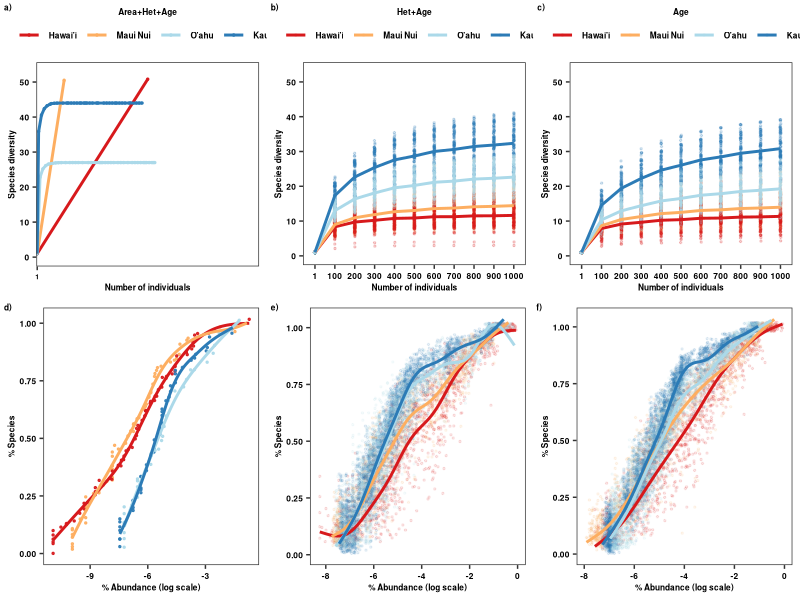
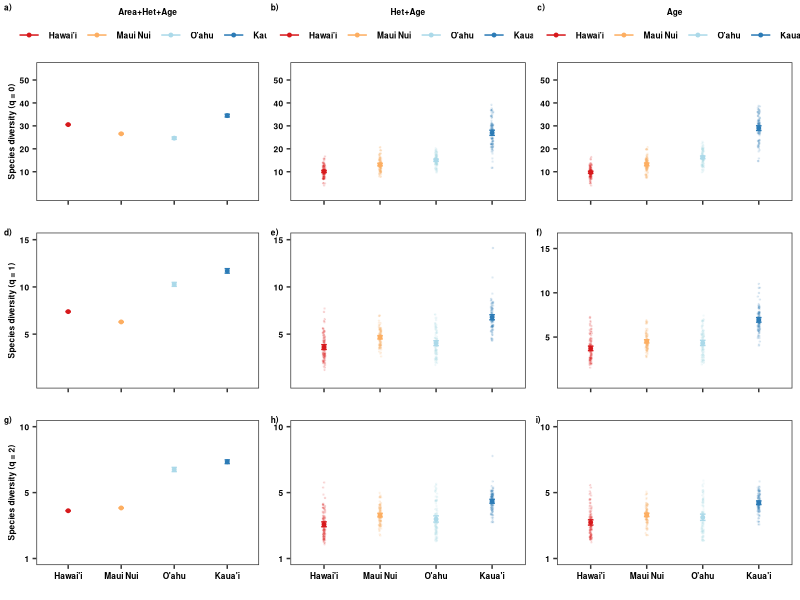

Recreate these plots in R, in order.
###############
# All natives #
# 7 plots #####
###############

require(tidyr)
require(dplyr)
require(ggplot2)
require(grid)
require(reshape2)
library(rms)

#colors:  scale_colour_manual(values=c("#d7191c","#fdae61","#abd9e9","#2c7bb6"))
#shapes: scale_shape_manual(values=c(15,16,17)

##################
# Scenario 1 #####
##################

SACs_1<-read.csv("Cleaned_Data/Scen1_Natives_SACs_GAMMestimates.csv")

HillN_1<-read.csv("Cleaned_Data/Scen1_Natives_HillNumbers.csv")

RAD_1<-read.csv("Cleaned_Data/Scen1_Natives_RAD_GAMMestimates.csv")


##################
# Scenario 2 #####
##################

SACs_2<-read.csv("Cleaned_Data/Scen2_Natives_SACs_GAMMestimates.csv")

HillN_2<-read.csv("Cleaned_Data/Scen2_Natives_7plots_HillN.csv")

RAD_2<-read.csv("Cleaned_Data/Scen2_Natives_RAD_GAMMestimates.csv")


##################
# Scenario 3 #####
##################

SACs_3<-read.csv("Cleaned_Data/Scen3_Natives_SACs_GAMMestimates.csv")

HillN_3<-read.csv("Cleaned_Data/Scen3_Natives_7plots_HillN.csv")

RAD_3<-read.csv("Cleaned_Data/Scen3_Natives_RAD_GAMMestimates.csv")

##################
# SACs ###########
##################

# Scenario 1

SACs_1$m<-as.factor(SACs_1$m)

SACs_1$geo_entity2<-as.character(SACs_1$geo_entity2)
SACs_1$geo_entity2<-ifelse(SACs_1$geo_entity2=="Hawai'i Island","Hawai'i",SACs_1$geo_entity2)
SACs_1$geo_entity2<-ifelse(SACs_1$geo_entity2=="Kaua'i Island","Kaua'i",SACs_1$geo_entity2)
SACs_1$geo_entity2<-ifelse(SACs_1$geo_entity2=="O'ahu Island","O'ahu",SACs_1$geo_entity2)
SACs_1$geo_entity2<-as.factor(SACs_1$geo_entity2)

SACs_1$geo_entity2<-as.factor(SACs_1$geo_entity2)
SACs_1$geo_entity2<-factor(SACs_1$geo_entity2,levels=c("Hawai'i","Maui Nui","O'ahu","Kaua'i"))

SACs_11<-ggplot(SACs_1,aes(x=m,y=qD,group=geo_entity2,color=geo_entity2))+ 
  geom_point(size=0.5)+
  scale_colour_manual(values=c("#d7191c","#fdae61","#abd9e9","#2c7bb6"))+
  scale_x_discrete(breaks=c(1,100,1000,2000, 3000, 4000, 5000, 6000, 7000, 8000, 9000,10000))+
  scale_y_continuous(limits=c(0,53),breaks=c(0,10, 20,30, 40,50))+
  geom_line(size=1)+
  ylab("Species diversity")+xlab("Number of individuals")+
  #scale_color_npg()+
  guides(colour=guide_legend(title="Area+Het+Age",title.position = "top"))+
  theme_bw()+theme(legend.position="top", axis.title.y=element_text(colour="black",face="bold",size=6),
                   axis.title.x=element_text(colour="black",face="bold",size=6),
                   axis.text.x=element_text(colour=c("black"),face="bold",size=5),
                   axis.text.y=element_text(colour=c("black"),face="bold",size=6),
                   legend.text=element_text(colour=c("black"),face="bold",size=6),
                   legend.title = element_text(colour=c("black"),face="bold",size=6),
                   legend.title.align = 0.5,
                   legend.margin =margin(t=0, r=0, b=0, l=0, unit="cm"),
                   panel.grid.major = element_blank(), panel.grid.minor = element_blank())


#Scenario 2

SACs_2$m<-as.factor(SACs_2$m)

SACs_2$geo_entity2<-as.character(SACs_2$geo_entity2)
SACs_2$geo_entity2<-ifelse(SACs_2$geo_entity2=="Hawai'i Island","Hawai'i",SACs_2$geo_entity2)
SACs_2$geo_entity2<-ifelse(SACs_2$geo_entity2=="Kaua'i Island","Kaua'i",SACs_2$geo_entity2)
SACs_2$geo_entity2<-ifelse(SACs_2$geo_entity2=="O'ahu Island","O'ahu",SACs_2$geo_entity2)
SACs_2$geo_entity2<-as.factor(SACs_2$geo_entity2)

SACs_2$geo_entity2<-as.factor(SACs_2$geo_entity2)
SACs_2$geo_entity2<-factor(SACs_2$geo_entity2,levels=c("Hawai'i","Maui Nui","O'ahu","Kaua'i"))

SACs_22<-ggplot(SACs_2,aes(x=m,y=qD,group=geo_entity2,color=geo_entity2))+ 
  geom_point(position = position_jitter(w = 0.02, h = 0),size=0.5,alpha=0.2)+
  geom_line(data=SACs_2,aes(x=m,y=qD_pred,group=geo_entity2,color=geo_entity2),size=1)+
  #geom_smooth(data=SACs_2,aes(x=m,y=qD_pred,group=geo_entity2,color=geo_entity2),size=1,se=FALSE,method="gam",formula=y~s(x))+
  scale_y_continuous(limits=c(0,53),breaks=c(0,10, 20,30, 40,50))+
  scale_colour_manual(values=c("#d7191c","#fdae61","#abd9e9","#2c7bb6"))+
  ylab("Species diversity")+xlab("Number of individuals")+
  #scale_color_npg()+
  guides(colour=guide_legend(title="Het+Age",title.position = "top"))+
  theme_bw()+theme(legend.position="top", axis.title.y=element_text(colour="black",face="bold",size=6),
                   axis.title.x=element_text(colour="black",face="bold",size=6),
                   axis.text.x=element_text(colour=c("black"),face="bold",size=6),
                   axis.text.y=element_text(colour=c("black"),face="bold",size=6),
                   legend.text=element_text(colour=c("black"),face="bold",size=6),
                   legend.title = element_text(colour=c("black"),face="bold",size=6),
                   legend.title.align = 0.5,
                   legend.margin =margin(t=0, r=0, b=0, l=0, unit="cm"),
                   panel.grid.major = element_blank(), panel.grid.minor = element_blank())


#Scenario 3

SACs_3$m<-as.factor(SACs_3$m)

SACs_3$geo_entity2<-as.character(SACs_3$geo_entity2)
SACs_3$geo_entity2<-ifelse(SACs_3$geo_entity2=="Hawai'i Island","Hawai'i",SACs_3$geo_entity2)
SACs_3$geo_entity2<-ifelse(SACs_3$geo_entity2=="Kaua'i Island","Kaua'i",SACs_3$geo_entity2)
SACs_3$geo_entity2<-ifelse(SACs_3$geo_entity2=="O'ahu Island","O'ahu",SACs_3$geo_entity2)
SACs_3$geo_entity2<-as.factor(SACs_3$geo_entity2)

SACs_3$geo_entity2<-as.factor(SACs_3$geo_entity2)
SACs_3$geo_entity2<-factor(SACs_3$geo_entity2,levels=c("Hawai'i","Maui Nui","O'ahu","Kaua'i"))


SACs_33<-ggplot(SACs_3,aes(x=m,y=qD,group=geo_entity2,color=geo_entity2))+ 
  geom_point(position = position_jitter(w = 0.02, h = 0),size=0.5,alpha=0.2)+
  geom_line(data=SACs_3,aes(x=m,y=qD_pred,group=geo_entity2,color=geo_entity2),size=1)+
  #geom_smooth(data=SACs_2,aes(x=m,y=qD_pred,group=geo_entity2,color=geo_entity2),size=1,se=FALSE,method="gam",formula=y~s(x))+
  scale_y_continuous(limits=c(0,53),breaks=c(0,10, 20,30, 40,50))+
  scale_colour_manual(values=c("#d7191c","#fdae61","#abd9e9","#2c7bb6"))+
  ylab("Species diversity")+xlab("Number of individuals")+
  #scale_color_npg()+
  guides(colour=guide_legend(title="Age",title.position = "top"))+
  theme_bw()+theme(legend.position="top", axis.title.y=element_text(colour="black",face="bold",size=6),
                   axis.title.x=element_text(colour="black",face="bold",size=6),
                   axis.text.x=element_text(colour=c("black"),face="bold",size=6),
                   axis.text.y=element_text(colour=c("black"),face="bold",size=6),
                   legend.text=element_text(colour=c("black"),face="bold",size=6),
                   legend.title = element_text(colour=c("black"),face="bold",size=6),
                   legend.title.align = 0.5,
                   legend.margin =margin(t=0, r=0, b=0, l=0, unit="cm"),
                   panel.grid.major = element_blank(), panel.grid.minor = element_blank())

##################
# RADs ###########
##################

##############
#Scenario 1  #
##############

RAD_1$geo_entity2<-as.character(RAD_1$geo_entity2)
RAD_1$geo_entity2<-ifelse(RAD_1$geo_entity2=="Hawai'i Island","Hawai'i",RAD_1$geo_entity2)
RAD_1$geo_entity2<-ifelse(RAD_1$geo_entity2=="Kaua'i Island","Kaua'i",RAD_1$geo_entity2)
RAD_1$geo_entity2<-ifelse(RAD_1$geo_entity2=="O'ahu Island","O'ahu",RAD_1$geo_entity2)
RAD_1$geo_entity2<-as.factor(RAD_1$geo_entity2)

RAD_1$geo_entity2<-as.factor(RAD_1$geo_entity2)
RAD_1$geo_entity2<-factor(RAD_1$geo_entity2,levels=c("Hawai'i","Maui Nui","O'ahu","Kaua'i"))


raDs_1<-ggplot(RAD_1,aes(y=Rank_N,x=log(RelAbund),group=geo_entity2,color=geo_entity2))+ 
  geom_point(position = position_jitter(w = 0, h = 0.02),size=0.5,alpha=0.9)+
  geom_smooth(data=RAD_1, aes(y=RankN_pred,x=log(RelAbund), group=geo_entity2, color=geo_entity2),method="gam", formula=y~s(x),size=1,se=FALSE)+
  scale_colour_manual(values=c("#d7191c","#fdae61","#abd9e9","#2c7bb6"))+
  ylab("% Species")+xlab("% Abundance (log scale)")+
  #scale_color_npg()+
  guides(colour=guide_legend(title=""))+
  theme_bw()+theme(axis.title.x=element_text(colour="black",face="bold",size=6),
                   axis.title.y=element_text(colour="black",face="bold",size=6),
                   axis.text.x=element_text(colour=c("black"),face="bold",size=6),
                   axis.text.y=element_text(colour=c("black"),face="bold",size=6),
                   legend.text=element_text(colour="black",face="bold",size=6),
                   legend.title.align = 0,
                   legend.position=c("none"),
                   legend.title=element_text(colour="black",face="bold",size=6),
                   legend.key.size = unit(2.5, 'lines'),
                   panel.grid.major = element_blank(), panel.grid.minor = element_blank())


#Scenario 2

RAD_2$geo_entity2<-as.character(RAD_2$geo_entity2)
RAD_2$geo_entity2<-ifelse(RAD_2$geo_entity2=="Hawai'i Island","Hawai'i",RAD_2$geo_entity2)
RAD_2$geo_entity2<-ifelse(RAD_2$geo_entity2=="Kaua'i Island","Kaua'i",RAD_2$geo_entity2)
RAD_2$geo_entity2<-ifelse(RAD_2$geo_entity2=="O'ahu Island","O'ahu",RAD_2$geo_entity2)
RAD_2$geo_entity2<-as.factor(RAD_2$geo_entity2)

RAD_2$geo_entity2<-as.factor(RAD_2$geo_entity2)
RAD_2$geo_entity2<-factor(RAD_2$geo_entity2,levels=c("Hawai'i","Maui Nui","O'ahu","Kaua'i"))


raDs_2<-ggplot(RAD_2,aes(y=Rank_N,x=log(RelAbund),group=geo_entity2,color=geo_entity2))+ 
  geom_point(position = position_jitter(w = 0, h = 0.02),size=0.5,alpha=0.1)+
  geom_smooth(data=RAD_2, aes(y=RankN_pred,x=log(RelAbund), group=geo_entity2, color=geo_entity2),method="gam", formula=y~s(x),size=1,se=FALSE)+
  scale_colour_manual(values=c("#d7191c","#fdae61","#abd9e9","#2c7bb6"))+
  ylab("% Species")+xlab("% Abundance (log scale)")+
  #scale_color_npg()+
  guides(colour=guide_legend(title=""))+
  theme_bw()+theme(axis.title.x=element_text(colour="black",face="bold",size=6),
                   axis.title.y=element_text(colour="black",face="bold",size=6),
                   axis.text.x=element_text(colour=c("black"),face="bold",size=6),
                   axis.text.y=element_text(colour=c("black"),face="bold",size=6),
                   legend.text=element_text(colour="black",face="bold",size=6),
                   legend.title.align = 0,
                   legend.position=c("none"),
                   legend.title=element_text(colour="black",face="bold",size=6),
                   legend.key.size = unit(2.5, 'lines'),
                   panel.grid.major = element_blank(), panel.grid.minor = element_blank())


#Scenario 3

RAD_3$geo_entity2<-as.character(RAD_3$geo_entity2)
RAD_3$geo_entity2<-ifelse(RAD_3$geo_entity2=="Hawai'i Island","Hawai'i",RAD_3$geo_entity2)
RAD_3$geo_entity2<-ifelse(RAD_3$geo_entity2=="Kaua'i Island","Kaua'i",RAD_3$geo_entity2)
RAD_3$geo_entity2<-ifelse(RAD_3$geo_entity2=="O'ahu Island","O'ahu",RAD_3$geo_entity2)
RAD_3$geo_entity2<-as.factor(RAD_3$geo_entity2)

RAD_3$geo_entity2<-as.factor(RAD_3$geo_entity2)
RAD_3$geo_entity2<-factor(RAD_3$geo_entity2,levels=c("Hawai'i","Maui Nui","O'ahu","Kaua'i"))

raDs_3<-ggplot(RAD_3,aes(y=Rank_N,x=log(RelAbund),group=geo_entity2,color=geo_entity2))+ 
  geom_point(position = position_jitter(w = 0, h = 0.02),size=0.5,alpha=0.1)+
  geom_smooth(data=RAD_3, aes(y=RankN_pred,x=log(RelAbund), group=geo_entity2, color=geo_entity2),method="gam", formula=y~s(x),size=1,se=FALSE)+
  scale_colour_manual(values=c("#d7191c","#fdae61","#abd9e9","#2c7bb6"))+
  ylab("% Species")+xlab("% Abundance (log scale)")+
  #scale_color_npg()+
  guides(colour=guide_legend(title=""))+
  theme_bw()+theme(axis.title.x=element_text(colour="black",face="bold",size=6),
                   axis.title.y=element_text(colour="black",face="bold",size=6),
                   axis.text.x=element_text(colour=c("black"),face="bold",size=6),
                   axis.text.y=element_text(colour=c("black"),face="bold",size=6),
                   legend.text=element_text(colour="black",face="bold",size=6),
                   legend.title.align = 0,
                   legend.position=c("none"),
                   legend.title=element_text(colour="black",face="bold",size=6),
                   legend.key.size = unit(2.5, 'lines'),
                   panel.grid.major = element_blank(), panel.grid.minor = element_blank())

############
# merge ####
############

require(cowplot)

# just SACs & RADs

togg2<-plot_grid(SACs_11,SACs_22,SACs_33,raDs_1,raDs_2,raDs_3,
                 labels=c("a)","b)","c)","d)","e)","f)"),label_size = 6,
                 ncol=3)

png(filename="Figures/SACs_RADs_Natives_7plots_Fig2.png", 
    units="in", 
    width=8, 
    height=6, 
    pointsize=2, 
    res=400)

togg2

dev.off()

#############
# Hill N ####
#############

HillN_1$Scenario<-"I"
HillN_1$iteration<-1

HillN_2$Scenario<-"II"

HillN_3$Scenario<-"III"

HillNN<-rbind.data.frame(HillN_1, HillN_2, HillN_3)

HillNN$geo_entity2<-as.character(HillNN$geo_entity2)
HillNN$geo_entity2<-ifelse(HillNN$geo_entity2=="O'ahu Island (incl. Mokoli'i Islet)","O'ahu",HillNN$geo_entity2)
HillNN$geo_entity2<-ifelse(HillNN$geo_entity2=="O'ahu Island","O'ahu",HillNN$geo_entity2)
HillNN$geo_entity2<-ifelse(HillNN$geo_entity2=="Hawai'i Island","Hawai'i",HillNN$geo_entity2)
HillNN$geo_entity2<-ifelse(HillNN$geo_entity2=="Kaua'i Island","Kaua'i",HillNN$geo_entity2)

HillNN$geo_entity2<-as.factor(HillNN$geo_entity2)
HillNN$geo_entity2<-factor(HillNN$geo_entity2,levels=c("Hawai'i","Maui Nui","O'ahu","Kaua'i"))

HillNN$order<-as.factor(HillNN$order)

HillNN$geo_order<-paste(HillNN$geo_entity2,HillNN$order,sep="_")

HillNN$geo_order<-factor(HillNN$geo_order,levels=c("Hawai'i_0","Hawai'i_1","Hawai'i_2","Maui Nui_0","Maui Nui_1","Maui Nui_2",
                                                   "O'ahu_0","O'ahu_1","O'ahu_2","Kaua'i_0","Kaua'i_1","Kaua'i_2"))

###########################################
# summarize data (except for Scenario 1)   #
###########################################

HillNN_minus<-filter(HillNN,Scenario!="I")

HillNN_minus<- HillNN_minus %>%
  group_by(geo_entity2,Scenario, order) %>%
  do(data.frame(rbind(smean.cl.boot(.$qD, B=1000))))

colnames(HillNN_minus)[4]<-"qD"
colnames(HillNN_minus)[5]<-"qD.LCL"
colnames(HillNN_minus)[6]<-"qD.UCL"

Hill_Sc1<-filter(HillNN,Scenario=="I")
Hill_Sc1<-select(Hill_Sc1, geo_entity2, Scenario, order, qD, qD.LCL, qD.UCL)

HillNN_f<-rbind.data.frame(HillNN_minus,Hill_Sc1)

HillNN_f$geo_order<-paste(HillNN_f$geo_entity2,HillNN_f$order,sep="_")

HillNN_f$geo_order<-as.factor(HillNN_f$geo_order)

HillNN_f$geo_order<-factor(HillNN_f$geo_order,levels=c("Hawai'i_0","Hawai'i_1","Hawai'i_2","Maui Nui_0","Maui Nui_1","Maui Nui_2",
                                                       "O'ahu_0","O'ahu_1","O'ahu_2","Kaua'i_0","Kaua'i_1","Kaua'i_2"))


HillNN_f$geo_entity2<-factor(HillNN_f$geo_entity2,levels=c("Hawai'i","Maui Nui","O'ahu","Kaua'i"))

HillNN_f<-ungroup(HillNN_f)

##############################
# order x island x scenario  #
##############################

HillNN_f$Scenario<-as.character(HillNN_f$Scenario)
HillNN_f$Scenario<-ifelse(HillNN_f$Scenario=="I","Area+Het+Age",HillNN_f$Scenario)
HillNN_f$Scenario<-ifelse(HillNN_f$Scenario=="II","Het+Age",HillNN_f$Scenario)
HillNN_f$Scenario<-ifelse(HillNN_f$Scenario=="III","Age",HillNN_f$Scenario)
HillNN_f$Scenario<-as.factor(HillNN_f$Scenario)

HillNN_f$Scenario<-factor(HillNN_f$Scenario,levels=c("Area+Het+Age","Het+Age","Age"))

HillNN_f<- HillNN_f%>%
  unite( "Scen_Order", c("Scenario","order"),remove=FALSE)

HillNN$Scenario<-as.character(HillNN$Scenario)
HillNN$Scenario<-ifelse(HillNN$Scenario=="I","Area+Het+Age",HillNN$Scenario)
HillNN$Scenario<-ifelse(HillNN$Scenario=="II","Het+Age",HillNN$Scenario)
HillNN$Scenario<-ifelse(HillNN$Scenario=="III","Age",HillNN$Scenario)
HillNN$Scenario<-as.factor(HillNN$Scenario)

HillNN$Scenario<-factor(HillNN$Scenario,levels=c("Area+Het+Age","Het+Age","Age"))

HillNN<- HillNN%>%
         unite( "Scen_Order", c("Scenario","order"),remove=FALSE)


# Scen1 + order 0

H_Sc1_Or0<-filter(HillNN, Scen_Order=="Area+Het+Age_0")

H_f_Sc1_Or0<-filter(HillNN_f, Scen_Order=="Area+Het+Age_0")

Hill_Sc1_Or0<-ggplot(H_Sc1_Or0, aes(x=geo_entity2,y=qD,group=geo_entity2,color=geo_entity2))+
  geom_point(data=H_Sc1_Or0, aes(x=geo_entity2,y=qD,color=geo_entity2),position = position_jitter(w = 0.02, h = 0),size=0.25,alpha=0.1)+
  
  geom_point(data=H_f_Sc1_Or0, aes(x=geo_entity2,y=qD,group=geo_entity2, colour=geo_entity2),size=1)+
  geom_errorbar(data=H_f_Sc1_Or0,aes(ymin=qD.LCL,ymax=qD.UCL,group=geo_entity2, colour=geo_entity2),width=0.1)+
  
  #scale_color_d3(palette="category20c")+
  scale_colour_manual(values=c("#d7191c","#fdae61","#abd9e9","#2c7bb6"))+
  scale_y_continuous(limits=c(0, 55),breaks=c(10,20,30,40,50,60),labels=c("10","20","30","40","50","60"))+
  # scale_shape_manual(values=c(17,15,16))+
  #facet_grid(order~Scenario,scales="free_y")+
  labs(x="",y="Species diversity (q = 0)")+
  guides(colour=guide_legend(title="Area+Het+Age",title.position = "top", hjust=0.5))+
  theme_bw()+theme(plot.title = element_text(colour="black",face="bold",size=7,hjust=0.5,vjust=0),
                  axis.title.x=element_text(colour="black",face="bold",size=6),
                   axis.title.y=element_text(colour="black",face="bold",size=6),
                   axis.text.x=element_blank(),
                   axis.text.y=element_text(colour=c("black"),face="bold",size=6),
                   strip.background = element_rect(fill="transparent",colour="black"),
                   strip.text=element_text(face="bold",size=6),
                   legend.text=element_text(colour=c("black"),face="bold",size=6),
                   legend.title = element_text(colour=c("black"),face="bold",size=6),
                   legend.title.align = 0.5,
                  legend.margin=margin(t=0.00, r=0, b=0, l=0, unit="cm"),
                   legend.position=c("top"),
                   #legend.margin =margin(t=0, r=0, b=0, l=0, unit="cm"),
                   panel.grid.major = element_blank(), panel.grid.minor = element_blank())

# Scen2 + order 0

H_Sc2_Or0<-filter(HillNN, Scen_Order=="Het+Age_0")

H_f_Sc2_Or0<-filter(HillNN_f, Scen_Order=="Het+Age_0")

Hill_Sc2_Or0<-ggplot(H_Sc2_Or0, aes(x=geo_entity2,y=qD,group=geo_entity2,color=geo_entity2))+
  geom_point(data=H_Sc2_Or0, aes(x=geo_entity2,y=qD,color=geo_entity2),position = position_jitter(w = 0.02, h = 0),size=0.25,alpha=0.1)+
  
  geom_point(data=H_f_Sc2_Or0, aes(x=geo_entity2,y=qD,group=geo_entity2, colour=geo_entity2),size=1)+
  geom_errorbar(data=H_f_Sc2_Or0,aes(ymin=qD.LCL,ymax=qD.UCL,group=geo_entity2, colour=geo_entity2),width=0.1)+
  
  #scale_color_d3(palette="category20c")+
  scale_colour_manual(values=c("#d7191c","#fdae61","#abd9e9","#2c7bb6"))+
  scale_y_continuous(limits=c(0, 55),breaks=c(10,20,30,40,50,60),labels=c("10","20","30","40","50","60"))+
  # scale_shape_manual(values=c(17,15,16))+
  #facet_grid(order~Scenario,scales="free_y")+
  labs(x="",y="Species diversity")+
  guides(colour=guide_legend(title="Het+Age",title.position = "top", hjust=0.5))+
  theme_bw()+theme(plot.title = element_text(colour="black",face="bold",size=7,hjust=0.5,vjust=0),
                   axis.title.x=element_text(colour="black",face="bold",size=6),
                   axis.title.y=element_blank(),
                   axis.text.x=element_blank(),
                   axis.text.y=element_text(colour=c("black"),face="bold",size=6),
                   strip.background = element_rect(fill="transparent",colour="black"),
                   strip.text=element_text(face="bold",size=6),
                   legend.text=element_text(colour=c("black"),face="bold",size=6),
                   legend.title = element_text(colour=c("black"),face="bold",size=6),
                   legend.title.align = 0.5,
                   legend.margin=margin(t=0.00, r=0, b=0, l=0, unit="cm"),
                   legend.position=c("top"),
                   #legend.margin =margin(t=0, r=0, b=0, l=0, unit="cm"),
                   panel.grid.major = element_blank(), panel.grid.minor = element_blank())


# Scen3 + order 0

H_Sc3_Or0<-filter(HillNN, Scen_Order=="Age_0")

H_f_Sc3_Or0<-filter(HillNN_f, Scen_Order=="Age_0")

Hill_Sc3_Or0<-ggplot(H_Sc3_Or0, aes(x=geo_entity2,y=qD,group=geo_entity2,color=geo_entity2))+
  geom_point(data=H_Sc3_Or0, aes(x=geo_entity2,y=qD,color=geo_entity2),position = position_jitter(w = 0.02, h = 0),size=0.25,alpha=0.1)+
  
  geom_point(data=H_f_Sc3_Or0, aes(x=geo_entity2,y=qD,group=geo_entity2, colour=geo_entity2),size=1)+
  geom_errorbar(data=H_f_Sc3_Or0,aes(ymin=qD.LCL,ymax=qD.UCL,group=geo_entity2, colour=geo_entity2),width=0.1)+
  
  #scale_color_d3(palette="category20c")+
  scale_colour_manual(values=c("#d7191c","#fdae61","#abd9e9","#2c7bb6"))+
  scale_y_continuous(limits=c(0, 55),breaks=c(10,20,30,40,50,60),labels=c("10","20","30","40","50","60"))+
  # scale_shape_manual(values=c(17,15,16))+
  #facet_grid(order~Scenario,scales="free_y")+
  labs(x="",y="Species diversity")+
  guides(colour=guide_legend(title="Age",title.position = "top", hjust=0.5))+
  theme_bw()+theme(plot.title = element_text(colour="black",face="bold",size=7,hjust=0.5,vjust=0),
                   axis.title.x=element_text(colour="black",face="bold",size=6),
                   axis.title.y=element_blank(),
                   axis.text.x=element_blank(),
                   axis.text.y=element_text(colour=c("black"),face="bold",size=6),
                   strip.background = element_rect(fill="transparent",colour="black"),
                   strip.text=element_text(face="bold",size=6),
                   legend.text=element_text(colour=c("black"),face="bold",size=6),
                   legend.title = element_text(colour=c("black"),face="bold",size=6),
                   legend.title.align = 0.5,
                   legend.margin=margin(t=0.00, r=0, b=0, l=0, unit="cm"),
                   legend.position=c("top"),
                   #legend.margin =margin(t=0, r=0, b=0, l=0, unit="cm"),
                   panel.grid.major = element_blank(), panel.grid.minor = element_blank())

# Scen1 + order 1

H_Sc1_Or1<-filter(HillNN, Scen_Order=="Area+Het+Age_1")

H_f_Sc1_Or1<-filter(HillNN_f, Scen_Order=="Area+Het+Age_1")

Hill_Sc1_Or1<-ggplot(H_Sc1_Or1, aes(x=geo_entity2,y=qD,group=geo_entity2,color=geo_entity2))+
  geom_point(data=H_Sc1_Or1, aes(x=geo_entity2,y=qD,color=geo_entity2),position = position_jitter(w = 0.02, h = 0),size=0.25,alpha=0.1)+
  
  geom_point(data=H_f_Sc1_Or1, aes(x=geo_entity2,y=qD,group=geo_entity2, colour=geo_entity2),size=1)+
  geom_errorbar(data=H_f_Sc1_Or1,aes(ymin=qD.LCL,ymax=qD.UCL,group=geo_entity2, colour=geo_entity2),width=0.1)+
  
  #scale_color_d3(palette="category20c")+
  scale_colour_manual(values=c("#d7191c","#fdae61","#abd9e9","#2c7bb6"))+
  scale_y_continuous(limits=c(0, 15),breaks=c(5,10,15),labels=c("5","10","15"))+
  # scale_shape_manual(values=c(17,15,16))+
  #facet_grid(order~Scenario,scales="free_y")+
  labs(x="",y="Species diversity (q = 1)")+
  guides(colour=guide_legend(title="",title.position = "top", hjust=0.5))+
  theme_bw()+theme(axis.title.x=element_text(colour="black",face="bold",size=6),
                   axis.title.y=element_text(colour="black",face="bold",size=6),
                   axis.text.x=element_blank(),
                   axis.text.y=element_text(colour=c("black"),face="bold",size=6),
                   strip.background = element_rect(fill="transparent",colour="black"),
                   strip.text=element_text(face="bold",size=6),
                   legend.text=element_text(colour=c("black"),face="bold",size=6),
                   legend.title = element_text(colour=c("black"),face="bold",size=6),
                   legend.title.align = 0.5,
                   legend.margin=margin(t=0.05, r=0, b=0, l=0, unit="cm"),
                   legend.position=c("none"),
                   #legend.margin =margin(t=0, r=0, b=0, l=0, unit="cm"),
                   panel.grid.major = element_blank(), panel.grid.minor = element_blank())

# Scen2 + order 1

H_Sc2_Or1<-filter(HillNN, Scen_Order=="Het+Age_1")

H_f_Sc2_Or1<-filter(HillNN_f, Scen_Order=="Het+Age_1")

Hill_Sc2_Or1<-ggplot(H_Sc2_Or1, aes(x=geo_entity2,y=qD,group=geo_entity2,color=geo_entity2))+
  geom_point(data=H_Sc2_Or1, aes(x=geo_entity2,y=qD,color=geo_entity2),position = position_jitter(w = 0.02, h = 0),size=0.25,alpha=0.1)+
  
  geom_point(data=H_f_Sc2_Or1, aes(x=geo_entity2,y=qD,group=geo_entity2, colour=geo_entity2),size=1)+
  geom_errorbar(data=H_f_Sc2_Or1,aes(ymin=qD.LCL,ymax=qD.UCL,group=geo_entity2, colour=geo_entity2),width=0.1)+
  
  #scale_color_d3(palette="category20c")+
  scale_colour_manual(values=c("#d7191c","#fdae61","#abd9e9","#2c7bb6"))+
  scale_y_continuous(limits=c(0, 15),breaks=c(5,10,15),labels=c("5","10","15"))+
  # scale_shape_manual(values=c(17,15,16))+
  #facet_grid(order~Scenario,scales="free_y")+
  labs(x="",y="Species diversity")+
  guides(colour=guide_legend(title="",title.position = "top", hjust=0.5))+
  theme_bw()+theme(axis.title.x=element_text(colour="black",face="bold",size=6),
                   axis.title.y=element_blank(),
                   axis.text.x=element_blank(),
                   axis.text.y=element_text(colour=c("black"),face="bold",size=6),
                   strip.background = element_rect(fill="transparent",colour="black"),
                   strip.text=element_text(face="bold",size=6),
                   legend.text=element_text(colour=c("black"),face="bold",size=6),
                   legend.title = element_text(colour=c("black"),face="bold",size=6),
                   legend.title.align = 0.5,
                   legend.margin=margin(t=0.05, r=0, b=0, l=0, unit="cm"),
                   legend.position=c("none"),
                   #legend.margin =margin(t=0, r=0, b=0, l=0, unit="cm"),
                   panel.grid.major = element_blank(), panel.grid.minor = element_blank())

# Scen3 + order 1

H_Sc3_Or1<-filter(HillNN, Scen_Order=="Age_1")

H_f_Sc3_Or1<-filter(HillNN_f, Scen_Order=="Age_1")

Hill_Sc3_Or1<-ggplot(H_Sc3_Or1, aes(x=geo_entity2,y=qD,group=geo_entity2,color=geo_entity2))+
  geom_point(data=H_Sc3_Or1, aes(x=geo_entity2,y=qD,color=geo_entity2),position = position_jitter(w = 0.02, h = 0),size=0.25,alpha=0.1)+
  
  geom_point(data=H_f_Sc3_Or1, aes(x=geo_entity2,y=qD,group=geo_entity2, colour=geo_entity2),size=1)+
  geom_errorbar(data=H_f_Sc3_Or1,aes(ymin=qD.LCL,ymax=qD.UCL,group=geo_entity2, colour=geo_entity2),width=0.1)+
  
  #scale_color_d3(palette="category20c")+
  scale_colour_manual(values=c("#d7191c","#fdae61","#abd9e9","#2c7bb6"))+
  scale_y_continuous(limits=c(0, 16),breaks=c(5,10,15),labels=c("5","10","15"))+
  # scale_shape_manual(values=c(17,15,16))+
  #facet_grid(order~Scenario,scales="free_y")+
  labs(x="",y="Species diversity")+
  guides(colour=guide_legend(title="",title.position = "top", hjust=0.5))+
  theme_bw()+theme(axis.title.x=element_text(colour="black",face="bold",size=6),
                   axis.title.y=element_blank(),
                   axis.text.x=element_blank(),
                   axis.text.y=element_text(colour=c("black"),face="bold",size=6),
                   strip.background = element_rect(fill="transparent",colour="black"),
                   strip.text=element_text(face="bold",size=6),
                   legend.text=element_text(colour=c("black"),face="bold",size=6),
                   legend.title = element_text(colour=c("black"),face="bold",size=6),
                   legend.title.align = 0.5,
                   legend.margin=margin(t=0.05, r=0, b=0, l=0, unit="cm"),
                   legend.position=c("none"),
                   #legend.margin =margin(t=0, r=0, b=0, l=0, unit="cm"),
                   panel.grid.major = element_blank(), panel.grid.minor = element_blank())

# Scen1 + order 2

H_Sc1_Or2<-filter(HillNN, Scen_Order=="Area+Het+Age_2")

H_f_Sc1_Or2<-filter(HillNN_f, Scen_Order=="Area+Het+Age_2")

Hill_Sc1_Or2<-ggplot(H_Sc1_Or2, aes(x=geo_entity2,y=qD,group=geo_entity2,color=geo_entity2))+
  geom_point(data=H_Sc1_Or2, aes(x=geo_entity2,y=qD,color=geo_entity2),position = position_jitter(w = 0.02, h = 0),size=0.25,alpha=0.1)+
  
  geom_point(data=H_f_Sc1_Or2, aes(x=geo_entity2,y=qD,group=geo_entity2, colour=geo_entity2),size=1)+
  geom_errorbar(data=H_f_Sc1_Or2,aes(ymin=qD.LCL,ymax=qD.UCL,group=geo_entity2, colour=geo_entity2),width=0.1)+
  
  #scale_color_d3(palette="category20c")+
  scale_colour_manual(values=c("#d7191c","#fdae61","#abd9e9","#2c7bb6"))+
  scale_y_continuous(limits=c(0, 10),breaks=c(0,5,10),labels=c("1","5","10"))+
  # scale_shape_manual(values=c(17,15,16))+
  #facet_grid(order~Scenario,scales="free_y")+
  labs(x="",y="Species diversity (q = 2)")+
  guides(colour=guide_legend(title="",title.position = "top", hjust=0.5))+
  theme_bw()+theme(axis.title.x=element_text(colour="black",face="bold",size=6),
                   axis.title.y=element_text(colour="black",face="bold",size=6),
                   axis.text.x=element_text(colour="black",face="bold",size=6),
                   axis.text.y=element_text(colour=c("black"),face="bold",size=6),
                   strip.background = element_rect(fill="transparent",colour="black"),
                   strip.text=element_text(face="bold",size=6),
                   legend.text=element_text(colour=c("black"),face="bold",size=6),
                   legend.title = element_text(colour=c("black"),face="bold",size=6),
                   legend.title.align = 0.5,
                   legend.margin=margin(t=0.05, r=0, b=0, l=0, unit="cm"),
                   legend.position=c("none"),
                   #legend.margin =margin(t=0, r=0, b=0, l=0, unit="cm"),
                   panel.grid.major = element_blank(), panel.grid.minor = element_blank())

# Scen2 + order 2

H_Sc2_Or2<-filter(HillNN, Scen_Order=="Het+Age_2")

H_f_Sc2_Or2<-filter(HillNN_f, Scen_Order=="Het+Age_2")

Hill_Sc2_Or2<-ggplot(H_Sc2_Or2, aes(x=geo_entity2,y=qD,group=geo_entity2,color=geo_entity2))+
  geom_point(data=H_Sc2_Or2, aes(x=geo_entity2,y=qD,color=geo_entity2),position = position_jitter(w = 0.02, h = 0),size=0.25,alpha=0.1)+
  
  geom_point(data=H_f_Sc2_Or2, aes(x=geo_entity2,y=qD,group=geo_entity2, colour=geo_entity2),size=1)+
  geom_errorbar(data=H_f_Sc2_Or2,aes(ymin=qD.LCL,ymax=qD.UCL,group=geo_entity2, colour=geo_entity2),width=0.1)+
  
  #scale_color_d3(palette="category20c")+
  scale_colour_manual(values=c("#d7191c","#fdae61","#abd9e9","#2c7bb6"))+
  scale_y_continuous(limits=c(0, 10),breaks=c(0,5,10),labels=c("1","5","10"))+
  # scale_shape_manual(values=c(17,15,16))+
  #facet_grid(order~Scenario,scales="free_y")+
  labs(x="",y="Species diversity")+
  guides(colour=guide_legend(title="",title.position = "top", hjust=0.5))+
  theme_bw()+theme(axis.title.x=element_text(colour="black",face="bold",size=6),
                   axis.title.y=element_blank(),
                   axis.text.x=element_text(colour="black",face="bold",size=6),
                   axis.text.y=element_text(colour=c("black"),face="bold",size=6),
                   strip.background = element_rect(fill="transparent",colour="black"),
                   strip.text=element_text(face="bold",size=6),
                   legend.text=element_text(colour=c("black"),face="bold",size=6),
                   legend.title = element_text(colour=c("black"),face="bold",size=6),
                   legend.title.align = 0.5,
                   legend.margin=margin(t=0.05, r=0, b=0, l=0, unit="cm"),
                   legend.position=c("none"),
                   #legend.margin =margin(t=0, r=0, b=0, l=0, unit="cm"),
                   panel.grid.major = element_blank(), panel.grid.minor = element_blank())

# Scen3 + order 2

H_Sc3_Or2<-filter(HillNN, Scen_Order=="Age_2")

H_f_Sc3_Or2<-filter(HillNN_f, Scen_Order=="Age_2")

Hill_Sc3_Or2<-ggplot(H_Sc3_Or2, aes(x=geo_entity2,y=qD,group=geo_entity2,color=geo_entity2))+
  geom_point(data=H_Sc3_Or2, aes(x=geo_entity2,y=qD,color=geo_entity2),position = position_jitter(w = 0.02, h = 0),size=0.25,alpha=0.1)+
  
  geom_point(data=H_f_Sc3_Or2, aes(x=geo_entity2,y=qD,group=geo_entity2, colour=geo_entity2),size=1)+
  geom_errorbar(data=H_f_Sc3_Or2,aes(ymin=qD.LCL,ymax=qD.UCL,group=geo_entity2, colour=geo_entity2),width=0.1)+
  
  #scale_color_d3(palette="category20c")+
  scale_colour_manual(values=c("#d7191c","#fdae61","#abd9e9","#2c7bb6"))+
  scale_y_continuous(limits=c(0, 10),breaks=c(0,5,10),labels=c("1","5","10"))+
  # scale_shape_manual(values=c(17,15,16))+
  #facet_grid(order~Scenario,scales="free_y")+
  labs(x="",y="Species diversity")+
  guides(colour=guide_legend(title="",title.position = "top", hjust=0.5))+
  theme_bw()+theme(axis.title.x=element_text(colour="black",face="bold",size=6),
                   axis.title.y=element_blank(),
                   axis.text.x=element_text(colour="black",face="bold",size=6),
                   axis.text.y=element_text(colour=c("black"),face="bold",size=6),
                   strip.background = element_rect(fill="transparent",colour="black"),
                   strip.text=element_text(face="bold",size=6),
                   legend.text=element_text(colour=c("black"),face="bold",size=6),
                   legend.title = element_text(colour=c("black"),face="bold",size=6),
                   legend.title.align = 0.5,
                   legend.margin=margin(t=0.05, r=0, b=0, l=0, unit="cm"),
                   legend.position=c("none"),
                   #legend.margin =margin(t=0, r=0, b=0, l=0, unit="cm"),
                   panel.grid.major = element_blank(), panel.grid.minor = element_blank())

#################
# put together ##
#################

require(cowplot)

hill_tog<-plot_grid(Hill_Sc1_Or0, Hill_Sc2_Or0, Hill_Sc3_Or0, Hill_Sc1_Or1, Hill_Sc2_Or1, Hill_Sc3_Or1,Hill_Sc1_Or2, Hill_Sc2_Or2, Hill_Sc3_Or2,
                    labels=c("a)","b)","c)","d)","e)","f)","g)","h)","i)"),label_size = 6, ncol=3,rel_heights = c(1.2,1,1))

png(filename="Figures/HillN_Natives_7plots_Fig3.png", 
    units="in", 
    width=7, 
    height=7, 
    pointsize=2, 
    res=500)

hill_tog

dev.off()
